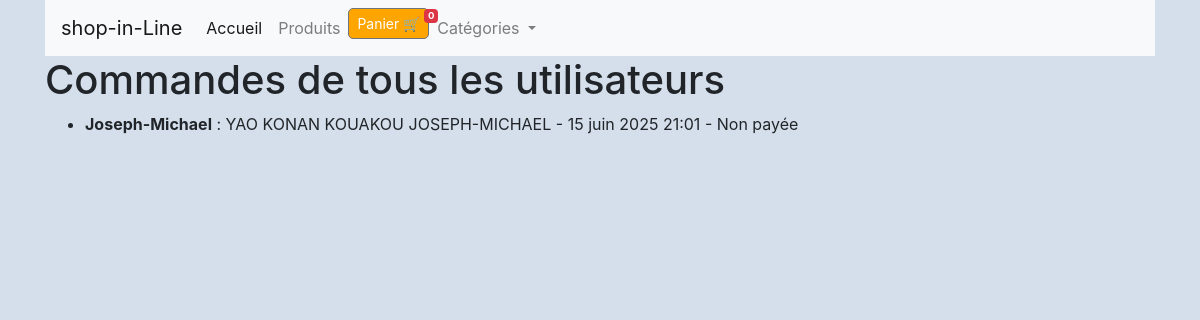
The page /accounts/commandes-utilisateurs/ (signed in) on the database its author committed.
### shop/models.py (models this page shows, shortened)
class Commande(models.Model):
    utilisateur = models.ForeignKey(
        settings.AUTH_USER_MODEL,
        on_delete=models.CASCADE,
        verbose_name="Client",
        null=True,
        blank=True
    )
    nom = models.CharField(max_length=150, verbose_name="Nom complet", null=True, blank=True)
    email = models.EmailField(verbose_name="Adresse email", null=True, blank=True)
    adresse = models.CharField(max_length=255, verbose_name="Adresse de livraison", null=True, blank=True)
    ville = models.CharField(max_length=100, verbose_name="Ville", null=True, blank=True)
    pays = models.CharField(max_length=100, verbose_name="Pays", null=True, blank=True)
    code_postal = models.CharField(max_length=20, verbose_name="Code postal", null=True, blank=True)
    date_commande = models.DateTimeField(auto_now_add=True, verbose_name="Date de commande", null=True, blank=True)
    prix_total = models.DecimalField(max_digits=10, decimal_places=2, verbose_name="Prix total", null=True, blank=True)
    paye = models.BooleanField(default=False, verbose_name="Payée")
    class Meta:
        verbose_name = "Commande"
        verbose_name_plural = "Commandes"
        ordering = ['-date_commande']

### accounts/models.py (models this page shows, shortened)
class CustomUser(AbstractUser):
    photo = models.ImageField(upload_to='photos/', blank=True, null=True)
    last_activity = models.DateTimeField(null=True, blank=True)

### accounts/views.py (the view)
# urls.py: path('commandes-utilisateurs/', commandes_utilisateurs, name='commandes_utilisateurs'),
@login_required
@user_passes_test(lambda u: u.is_superuser)  # accès réservé aux admins
def commandes_utilisateurs(request):
    commandes = Commande.objects.select_related('utilisateur').all()
    return render(request, 'accounts/commandes_utilisateurs.html', {
        'commandes': commandes,
    })

### shop/context_processors.py (called while the page is built)
def categories_processor(request):
    return {'categories_nav': Category.objects.all()}

### accounts/templates/accounts/commandes_utilisateurs.html
{% extends "shop/base.html" %}
{% block content %}
<h1>Commandes de tous les utilisateurs</h1>
<ul>
  {% for commande in commandes %}
    <li>
      <strong>{{ commande.utilisateur.username }}</strong> :
      {{ commande.nom }} - {{ commande.date_commande }} -
      {% if commande.paye %}Payée{% else %}Non payée{% endif %}
    </li>
  {% empty %}
    <li>Aucune commande trouvée.</li>
  {% endfor %}
</ul>
{% endblock %}

### rows shown on the page
Commande: utilisateur.username "Joseph-Michael", nom "YAO KONAN KOUAKOU JOSEPH-MICHAEL", date_commande "15 juin 2025 21:01", paye "Non payée"
